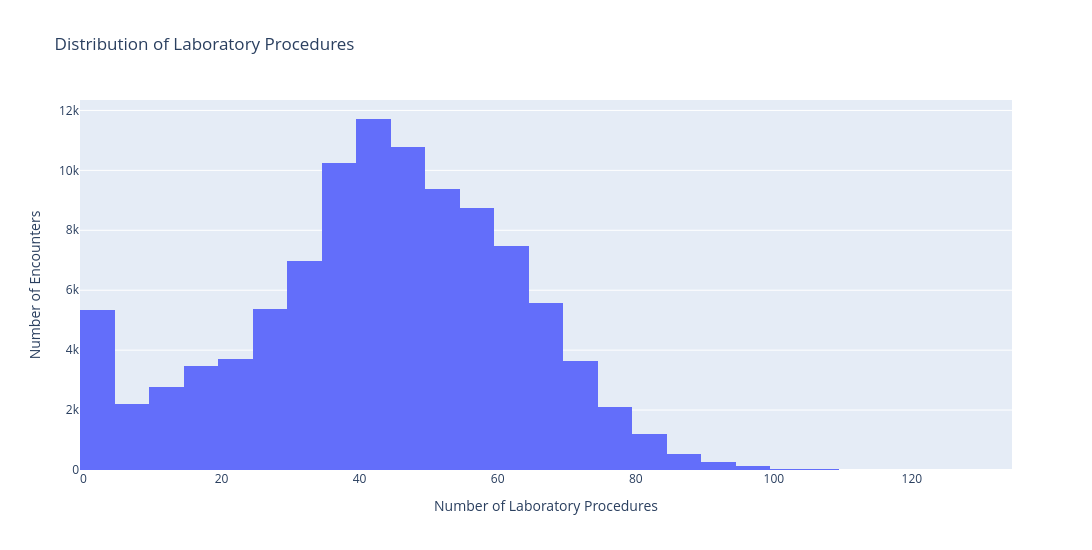

Notebook source saved alongside this figure:
### Markdown cell above
### Distribution of Laboratory Procedures
##### * Understanding laboratory testing patterns and the variation in testing activity

### Code cell
fig = px.histogram(data_frame=df_analysis,x="num_lab_procedures",nbins=40,title="Distribution of Laboratory Procedures",labels={"num_lab_procedures": "Number of Laboratory Procedures","count": "Number of Encounters"})

fig.update_layout(width=1100,height=550,xaxis_title="Number of Laboratory Procedures",yaxis_title="Number of Encounters")

fig.show()

#Calculate descriptive statistics
df_analysis["num_lab_procedures"].describe()

### Figure 1 — Plotly figure (JSON) as saved in the notebook; plotly's stock layout.template omitted (floating-point values rounded to 4 significant figures; data arrays with more than 128 entries replaced by an {"elided": "..."} marker saying what was removed)
{"data": [{"bingroup": "x", "hovertemplate": "Number of Laboratory Procedures=%{x}<br>count=%{y}<extra></extra>", "legendgroup": "", "marker": {"color": "#636efa", "pattern": {"shape": ""}}, "name": "", "nbinsx": 40, "orientation": "v", "showlegend": false, "type": "histogram", "x": {"elided": "101766 int values"}, "xaxis": "x", "yaxis": "y"}], "layout": {"barmode": "relative", "height": 550, "legend": {"tracegroupgap": 0}, "title": {"text": "Distribution of Laboratory Procedures"}, "width": 1100, "xaxis": {"anchor": "y", "domain": [0, 1], "title": {"text": "Number of Laboratory Procedures"}}, "yaxis": {"anchor": "x", "domain": [0, 1], "title": {"text": "Number of Encounters"}}}}
